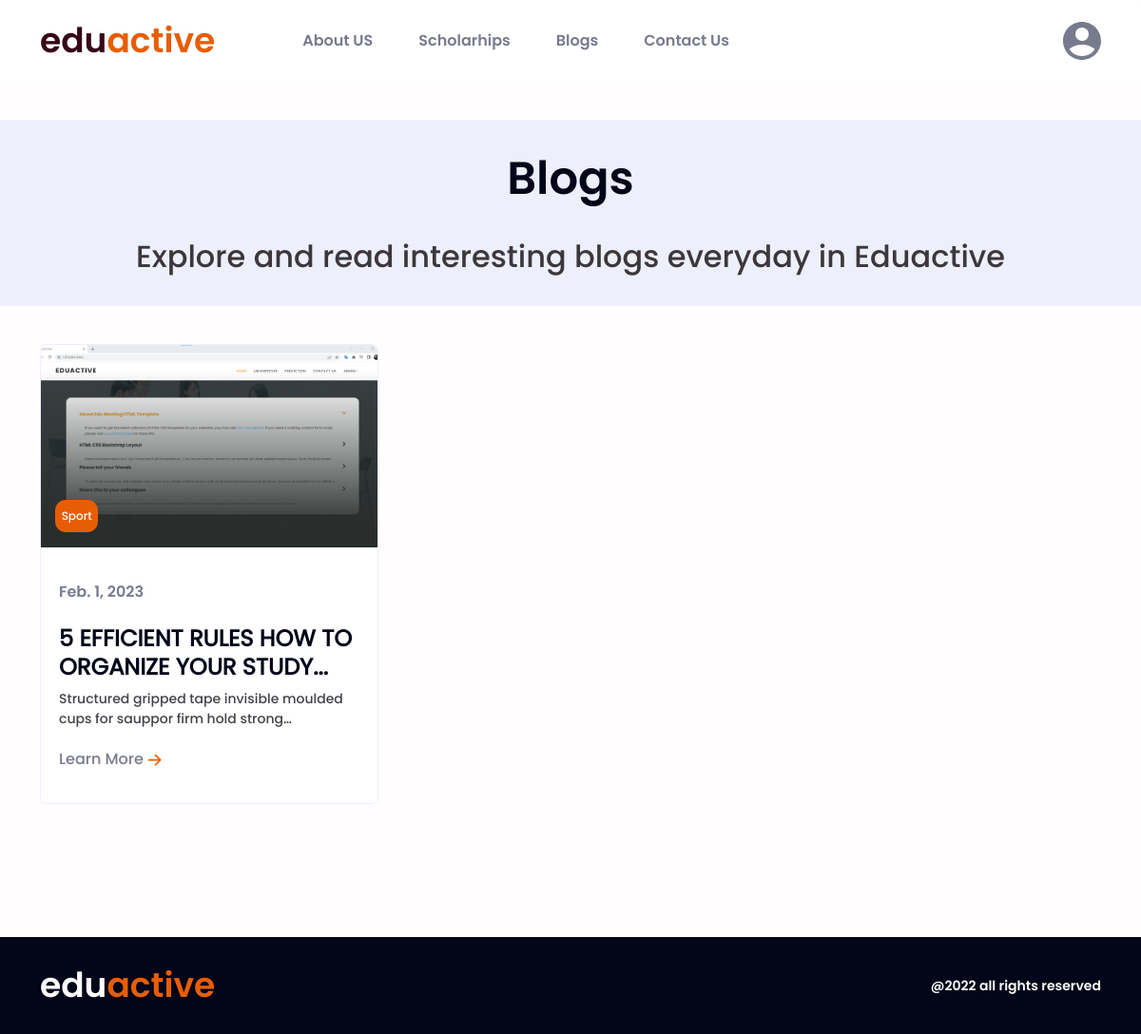
Page /pages/blogs (signed in) on the committed database.
### pages/models.py (models this page shows, shortened)
class Blogs(models.Model):
    title = models.CharField(max_length=150)
    content = models.TextField()
    quote = models.CharField(max_length=300,blank=True,null=True)
    image = models.ImageField()
    created_at = models.DateField(auto_now_add=True, blank=True, null=True)
    category = models.CharField(max_length=150, blank=True, null=True,choices=CATEGORY_CHOICES)

### pages/views.py (the view)
# urls.py: path('blogs', blogs, name='blogs'),
def blogs(request):
    blogs = Blogs.objects.all()
    context = {
        'blogs': blogs
        }
    return render(request,'blogs.html',context)

### templates/blogs.html
{% extends "base.html" %}
{% load static %}
{% block main %}
<div class="dummy-height"></div>
<main class="sections">
    <section class="blog-header">
        <div class="container">
            <h1 class="blog-title">Blogs</h1>
            <h2 class="blog-desc">Explore and read interesting blogs everyday in Eduactive</h2>
        </div>
    </section>
    <section class="blog-grid">
        <div class="container">
            <div class="row">
              {% for blog in blogs  %}
                <div class="col-12 col-md-6 col-xl-4 ">
                    <a class="text-decoration-none" href="{% url 'blogs_detail' blog.id %}">
                        <div class="blog-item">
                            <div class="blog-img">
                                <img src="{{blog.image.url}}" alt="Eiffel Tower">
                                <span class="blog-category">{{blog.category}}</span>
                            </div>
                            <div class="blog-details">
                                <span class="blog-date">{{blog.created_at}}</span>
                                <h3 class="blog-heading"><strong>{{blog.title}}</strong></h3>
                                <p class="blog-txt">{{blog.content | truncatewords:20}}</p>
                                <a class="text-decoration-none" href="{% url 'blogs_detail' blog.id %}">Learn More <img
                                        src="{% static 'assets/css/icons/others/right-arrow.svg' %}" alt=""></a>
                            </div>
                        </div>
                    </a>
                </div>
              {% endfor %}
            </div>
        </div>
    </section>
</main>
{% endblock main %}

### static/assets/css/styles.css (style rules this page uses)
:root { --eduactive-color-1: #370617; --eduactive-color-2: #e85d04; --black: #020618; --gray-soft: #edeffd; --gray: #787b8e; --gray-2: #424349; --gray-3: #3c373a; --gray-4: #292a2f; --white: #fffdfd; --white-2: #fbfbfd; --system-right: #138610; --system-wrong: #e01515; --system-wrong-2: #d00000; --system-issue: #ffba08; --transition: all 300ms ease-out; }
body { background: var(--white); }
.dummy-height { height: 86px; }
.blog-header { background-color: var(--gray-soft); padding: 32px; margin: 40px 0; }
.blog-title { font: 48px Poppins-SemiBold; line-height: 60px; color: var(--black); text-align: center; padding: 0; margin: 0 0 32px 0; }
.blog-desc { font: 32px Poppins-Medium; line-height: 40px; text-align: center; color: var(--gray-3); margin: 0; }
.blog-grid { padding-bottom: 120px; }
.blog-item { cursor: pointer; background: #ffffff; border: 0.564394px solid #edeffd; border-radius: 6.77273px; margin-bottom: 20px; }
.blog-img { width: 100%; height: 213px; position: relative; }
.blog-img::after { content: ""; position: absolute; background: linear-gradient(0deg, #292d2c 7.41%, rgba(59, 62, 61, 0) 87.3%); z-index: 3; top: 0; left: 0; width: 100%; height: 100%; }
.blog-img img { width: 100%; height: 100%; -o-object-fit: cover; object-fit: cover; border-top-left-radius: 6.77273px; border-top-right-radius: 6.77273px; }
.blog-category { position: absolute; left: 15px; bottom: 16px; z-index: 33; font: 12px Poppins-Medium; line-height: 18px; color: var(--white); padding: 6.8px 5.64px; background-color: var(--eduactive-color-2); border: 1px solid transparent; border-radius: 11.2879px; }
.blog-details { padding: 34px 19px; }
.blog-details a { font: 16px Poppins-Medium; color: var(--gray); transition: var(--transition); }
.blog-details a img { width: 15px; height: 13px; -o-object-fit: cover; object-fit: cover; }
.blog-date { font: 16px Poppins-SemiBold; line-height: 24px; color: var(--gray); display: inline-block; margin: 0 0 22px 0; }
.blog-heading { font: 24px Poppins-SemiBold; line-height: 30px; color: var(--black); -webkit-box-orient: block-axis; display: -webkit-box; -webkit-line-clamp: 2; overflow: hidden; text-overflow: ellipsis; white-space: normal; height: 60px; }
.blog-txt { font: 14px Poppins-Medium; color: var(--gray-2); -webkit-box-orient: block-axis; display: -webkit-box; -webkit-line-clamp: 2; overflow: hidden; text-overflow: ellipsis; white-space: normal; height: 45px; }

### rows in the picture
Blogs: image (picture), category "Sport", created_at "Feb. 1, 2023", title "5 EFFICIENT RULES HOW TO ORGANIZE YOUR…", content "Structured gripped tape invisible moulded cups for sauppor firm hold…"
